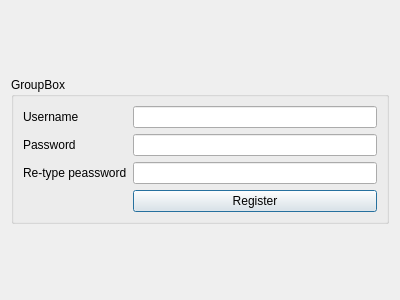
<?xml version="1.0" encoding="UTF-8"?>
<ui version="4.0">
 <class>registerDialog</class>
 <widget class="QDialog" name="registerDialog">
  <property name="geometry">
   <rect>
    <x>0</x>
    <y>0</y>
    <width>400</width>
    <height>300</height>
   </rect>
  </property>
  <property name="windowTitle">
   <string>Dialog</string>
  </property>
  <layout class="QVBoxLayout" name="verticalLayout_2">
   <item>
    <layout class="QVBoxLayout" name="verticalLayout">
     <item>
      <spacer name="verticalSpacer_2">
       <property name="orientation">
        <enum>Qt::Vertical</enum>
       </property>
       <property name="sizeHint" stdset="0">
        <size>
         <width>20</width>
         <height>40</height>
        </size>
       </property>
      </spacer>
     </item>
     <item>
      <widget class="QGroupBox" name="groupBox">
       <property name="title">
        <string>GroupBox</string>
       </property>
       <layout class="QVBoxLayout" name="verticalLayout_3">
        <item>
         <layout class="QFormLayout" name="formLayout">
          <item row="0" column="0">
           <widget class="QLabel" name="label">
            <property name="text">
             <string>Username</string>
            </property>
           </widget>
          </item>
          <item row="1" column="0">
           <widget class="QLabel" name="label_2">
            <property name="text">
             <string>Password</string>
            </property>
           </widget>
          </item>
          <item row="2" column="0">
           <widget class="QLabel" name="label_3">
            <property name="text">
             <string>Re-type peassword</string>
            </property>
           </widget>
          </item>
          <item row="0" column="1">
           <widget class="QLineEdit" name="uname"/>
          </item>
          <item row="1" column="1">
           <widget class="QLineEdit" name="password"/>
          </item>
          <item row="2" column="1">
           <widget class="QLineEdit" name="rPassword"/>
          </item>
          <item row="3" column="1">
           <widget class="QPushButton" name="pushButton_2">
            <property name="text">
             <string>Register</string>
            </property>
           </widget>
          </item>
         </layout>
        </item>
       </layout>
      </widget>
     </item>
     <item>
      <spacer name="verticalSpacer">
       <property name="orientation">
        <enum>Qt::Vertical</enum>
       </property>
       <property name="sizeHint" stdset="0">
        <size>
         <width>20</width>
         <height>40</height>
        </size>
       </property>
      </spacer>
     </item>
    </layout>
   </item>
  </layout>
 </widget>
 <resources/>
 <connections/>
</ui>
